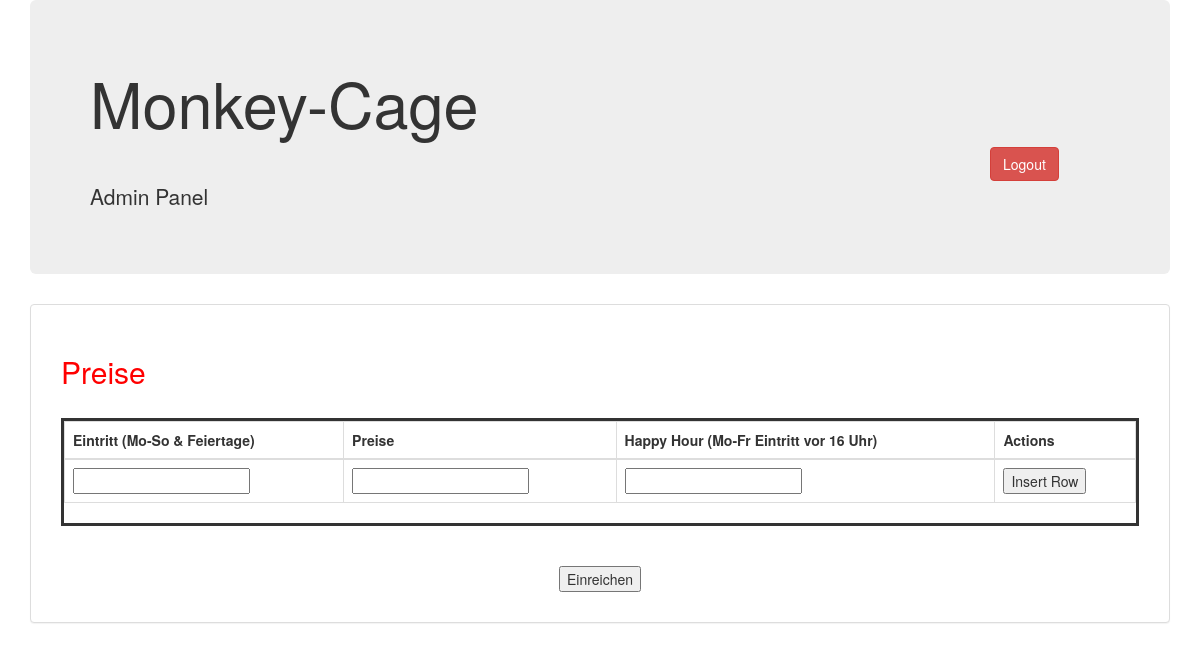
/admin/preise.php (signed in), run on an earlier commit of the app's database.
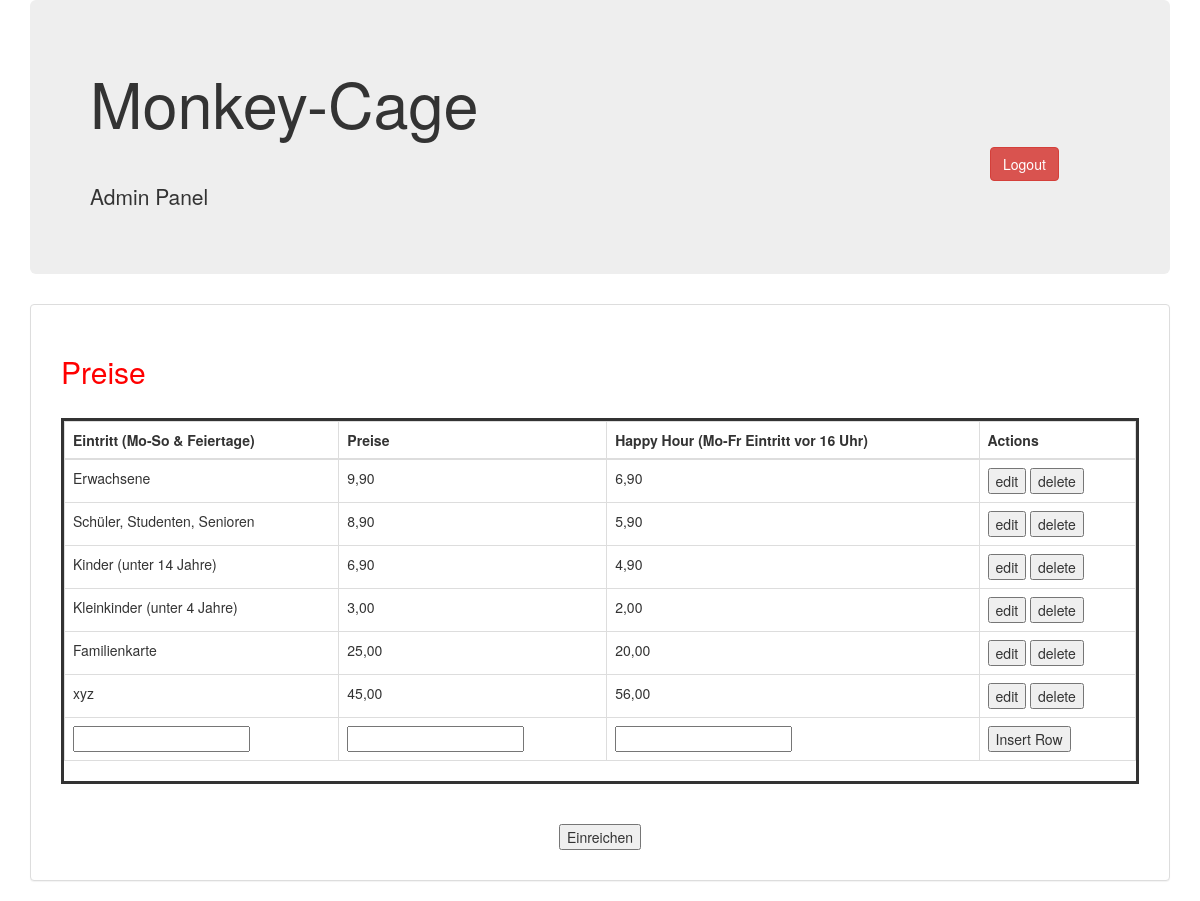
And on a later commit of the database.
### tables this page shows
CREATE TABLE `preise` (
  `id` int(11) NOT NULL,
  `normalhour` varchar(11) NOT NULL,
  `happyhour` varchar(11) NOT NULL,
  `description` varchar(250) NOT NULL
);

### admin/preise.php (the view, shortened to what this page needs)
<!DOCTYPE html>
<?php
if (!isset($_SESSION['user_email'])) {
  echo "<script>window.open('login.php?not_admin=You are not an admin !','_self')</script>";
}
else{
include("db.php");
$select = mysql_query("SELECT * FROM preise",$conn);
?>
<html>
<head>
  <link rel="stylesheet" href="http://maxcdn.bootstrapcdn.com/bootstrap/3.3.6/css/bootstrap.min.css">
  <link rel="stylesheet" href="http://cdnjs.cloudflare.com/ajax/libs/font-awesome/4.6.3/css/font-awesome.min.css">
</head>
<body>
  <div class="container">
  <div class="jumbotron">
  <h1>Monkey-Cage</h1>
  <a href="logout.php"  style="align-content: right; padding-left: 900px; padding-bottom: 300px " >  <button  type="button" class="btn btn-danger">Logout </button> </a>
  <p>Admin Panel</p>
  </div>
  <div class="panel panel-default">
  <div class="panel-body">
  <div class="panel-body">
  <h2  style="color:red;" >Preise</h2>
  <br>
    <div  style="background-color: white; padding: 0px 0px 0px 0px; border-style: solid;  overflow-x: scroll;   ">
    <table class="table table-bordered" id="preise_table" >
      <thead>
        <tr>
          <th>Eintritt (Mo-So & Feiertage)</th>
          <th>Preise </th>
          <th>Happy Hour (Mo-Fr Eintritt vor 16 Uhr)</th>
          <th>Actions</th>
        </tr>
      </thead>
      <tbody>
        <?php
        while ($row=mysql_fetch_array($select))
        {
         ?>
         <tr id="row<?php echo $row['id'];?>">
          <td id="description<?php echo $row['id'];?>"><?php echo $row['description'];?></td>
          <td id="normalhour<?php echo $row['id'];?>"><?php echo $row['normalhour'];?></td>
          <td id="happyhour<?php echo $row['id'];?>"><?php echo $row['happyhour'];?></td>
          <td>
           <input type='button' class="edit_button" id="edit_button<?php echo $row['id'];?>" value="edit" onclick="edit_row('<?php echo $row['id'];?>');">
           <input type='button' class="delete_button" id="delete_button<?php echo $row['id'];?>" value="delete" onclick="delete_row('<?php echo $row['id'];?>');">
          </td>
         </tr>
         <?php
        }
        ?>
        <tr id="new_row">
         <td><input type="text" id="new_description"></td>
         <td><input type="text" id="new_normalhour"></td>
         <td><input type="text" id="new_happyhour"></td>
         <td><input type="button" value="Insert Row" onclick="insert_row();"></td>
        </tr>
      </tbody>
    </table>
  </div>
  <div class="col-lg-12" style="text-align: center;">
  <br>
  <br>
  <input name="update"  type="submit" value="Einreichen" >
  </div>
</div>
</div>
</div>
</div>
</body>
</html>
<?php
}
?>

What changed in the data, as far as the page shows it:
added preise: description "Erwachsene", normalhour "9,90", happyhour "6,90"
added preise: description "Schüler, Studenten, Senioren", normalhour "8,90", happyhour "5,90"
added preise: description "Kinder (unter 14 Jahre)", normalhour "6,90", happyhour "4,90"
added preise: description "Kleinkinder (unter 4 Jahre)", normalhour "3,00", happyhour "2,00"
added preise: description "Familienkarte", normalhour "25,00", happyhour "20,00"
added preise: description "xyz", normalhour "45,00", happyhour "56,00"
